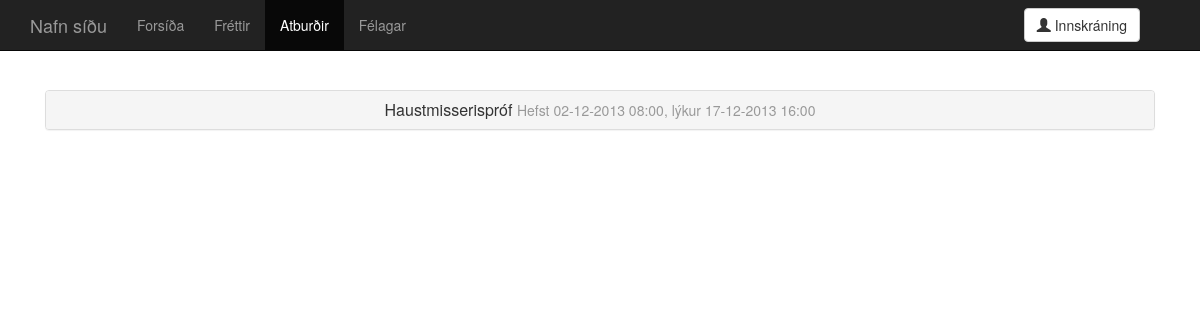
Screenshot of /events.php with the database file from the repository.
### tables this page shows
CREATE TABLE 'events' (
  'event_id' integer NOT NULL,
  'title' text,
  'start' integer,
  'end' integer,
  'registration_start' integer,
  'registration_end' integer,
  'description' text,
  'location' text,
  'seats' integer,
  'date_created' integer,
  'date_edited' integer,
  'creator' integer,
  'last_editor' integer,
  'open_mod_registration' integer,
  PRIMARY KEY ('event_id')
);

### events.php (the view, shortened to what this page needs)
<?php
require_once "php/head.php";
?>
<!DOCTYPE html>
<html lang="is">
  <head>
    <link href="dist/css/bootstrap.css" rel="stylesheet">
    <link href="css/main.css" rel="stylesheet">
  </head>
  <body>
<?php
require_once "parts/navbar.php";
?>
    <div class="container">
      <div class="starter-template">
 <?php
$temp_counter = 0;
$result = $db->query("SELECT event_id,title,start,end,registration_start,registration_end,description,location,seats,date_created,date_edited,creator,last_editor FROM events ORDER BY start;");
foreach($result as $row_data) {
  $temp_counter++;
  $event_id = $row_data["event_id"];
  $title = $row_data["title"];
  $start = date("d-m-Y H:i", $row_data["start"]);
  $end = date("d-m-Y H:i", $row_data["end"]);
  $registration_start = date("d-m-Y H:i", $row_data["registration_start"]);
  $registration_end = date("d-m-Y H:i", $row_data["registration_end"]);
  $description = nl2br($row_data["description"]);
  $location = $row_data["location"];
  $seats = $row_data["seats"];
  $date_created = date("d-m-Y H:i",$row_data["date_created"]);
  $date_edited = date("d-m-Y H:i",$row_data["date_edited"]);
  $creator_id = $row_data["creator"];
  $editor_id = $row_data["last_editor"];
  $creator_statement = $db->prepare("SELECT name FROM users WHERE user_id = :user_id");
  $creator_statement->execute(array('user_id' => $creator_id));
  $creator_name_result = $creator_statement->fetchAll();
  $creator_name = $creator_name_result[0]["name"];
  $editor_statement = $db->prepare("SELECT name FROM users WHERE user_id = :user_id");
  $editor_statement->execute(array('user_id' => $editor_id));
  $editor_result = $editor_statement->fetchAll();
  $editor_name = $editor_result[0]["name"];
  $changebutton = "";
  echo <<<_END
      <div class="panel-group" id="accordion">
        <div class="panel panel-default">
          <div class="panel-heading">
          <h3 class="panel-title">
            <a class="accordion-toggle" data-toggle="collapse" data-parent="#accordion" href="#collapse$temp_counter">
              $title <small>Hefst $start, lýkur $end</small>
            </a>
          </h3>
          </div>
          <div id="collapse$temp_counter" class="panel-collapse collapse">
            <div class="panel-body">
              <p>
              $description
              </p>
              <p>
              Staðsetning: $location.
              </p>
              <p>
              Skráning hefst $registration_start <br />
              Skráningu lýkur $registration_end
              </p>
              <p>
              Sætafjöldi: $seats
              </p>
              <p><a class="btn btn-default" href="#">Fara í skráningarlista atburðar &raquo;</a>
              <a class="btn btn-default" href="event.php?id=$event_id">Skoða sem stakan atburð &raquo;</a></p>
              <p><small>Skráð $date_created af $creator_name. Síðast breytt $date_edited af $editor_name. </small></p>
              $changebutton
            </div>
          </div>
        </div>
      </div>
_END;
}
?>
      </div>
    </div>
  </body>
</html>

### css/main.css (style rules this page uses)
body { padding-top: 50px; }
.starter-template { padding: 40px 15px; text-align: center; }

### rows the page displays
events: title "Haustmisserispróf", start "02-12-2013 08:00", end "17-12-2013 16:00"

### other values shown
$website_name "Nafn síðu"
